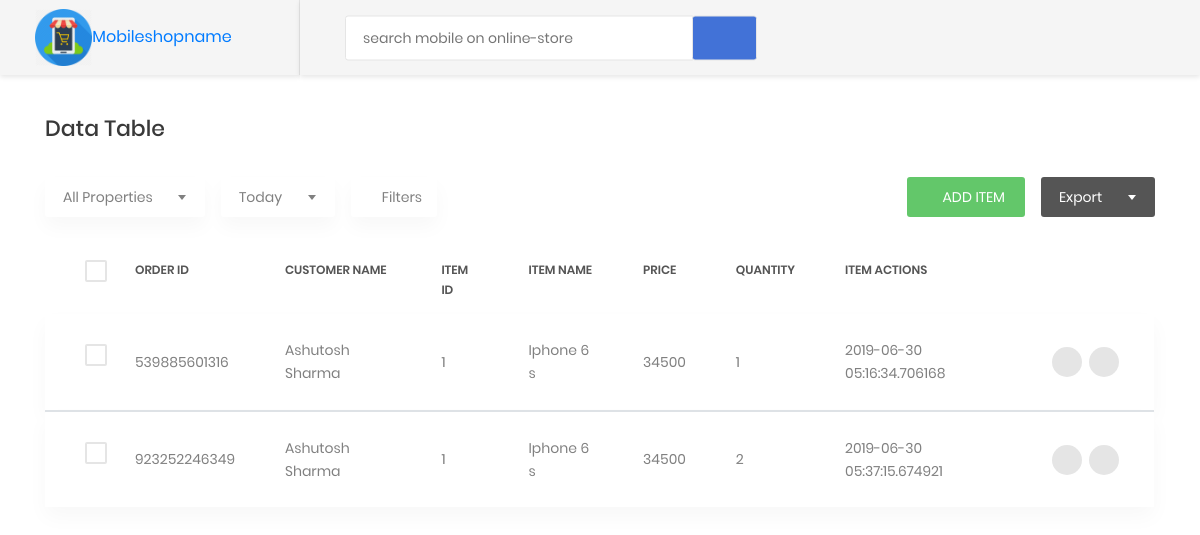
/vieworders, run on an earlier commit of the app's database.
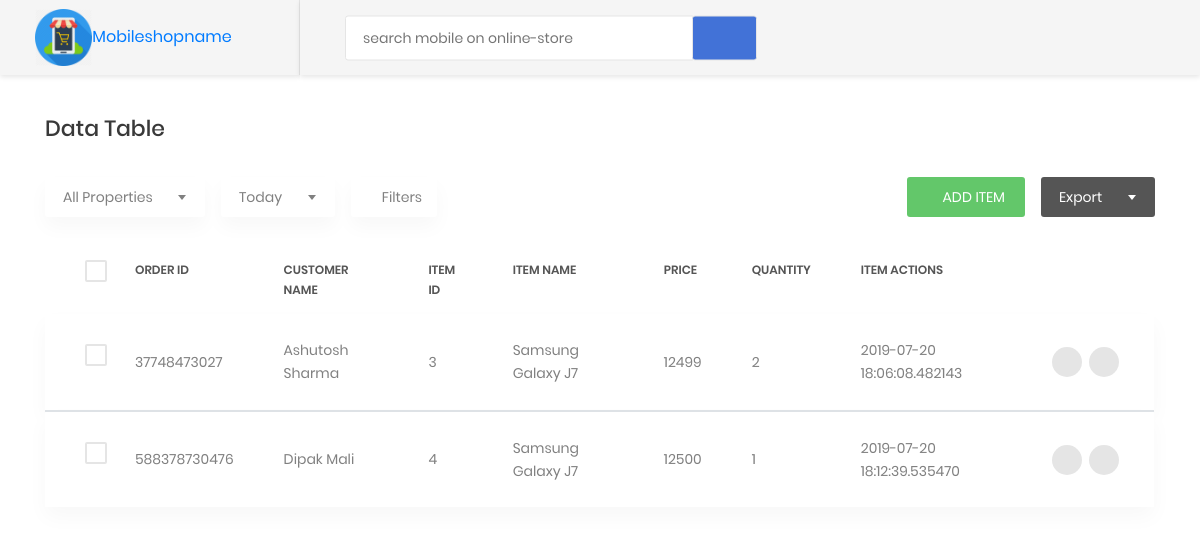
And on a later commit of the database.
### models/create_models.py (models this page shows, shortened)
class SalesItems(db.Model):
    __tablename__ = 'sales_items'
    id = db.Column(db.Integer(), primary_key=True)
    c_id = db.Column(db.Integer(), db.ForeignKey('customers.c_id', ondelete='CASCADE'))
    i_id = db.Column(db.Integer(), db.ForeignKey('items.i_id', ondelete='CASCADE'))
    sale_quantity=db.Column(db.String(255),nullable=False)
    sale_date = db.Column(db.DateTime, nullable=False, default=datetime.utcnow)
    customer = db.relationship('Customer', backref=db.backref("sales_items", cascade="all, delete-orphan"))
    item = db.relationship('Items', backref=db.backref("sales_items", cascade="all, delete-orphan"))

class Customer(db.Model):
    __tablename__='customers'
    c_id = db.Column(db.Integer,primary_key=True)
    customer_name = db.Column(db.String(255),nullable=False)
    c_address =db.Column(db.String(255),nullable=False)
    c_mobileno=db.Column(db.Integer,nullable=False)
    c_email=db.Column(db.String(255),nullable=False)
    register_date=db.Column(db.DateTime, nullable=False, default=datetime.utcnow)
    modified_date = db.Column(db.DateTime, nullable=False, default=datetime.utcnow, onupdate=datetime.utcnow)
    sales=db.relationship("SalesItems",backref="customers",lazy=True)

class Items(db.Model):
    __tablename__='items'
    i_id=db.Column(db.Integer,primary_key=True)
    item_name=db.Column(db.String(255),nullable=False)
    item_quantity=db.Column(db.String(255),nullable=False)
    item_price=db.Column(db.String(255),nullable=False)
    barcode = db.Column(db.LargeBinary)
    purchase_date = db.Column(db.DateTime, nullable=False, default=datetime.utcnow)
    modified_date=db.Column(db.DateTime, nullable=False, default=datetime.utcnow, onupdate=datetime.utcnow)
    sales = db.relationship("SalesItems", backref="items")
    __table_args__ = (CheckConstraint(item_quantity > -1 ),{})

### orders/orders.py (the view)
@order.route('/vieworders')
def vieworders():
    orders = SalesItems.query.all()
    sum = 0
    for order in orders:
        bill = Bill.query.filter_by(o_id=int(order.id)).first()
        sum += int(bill.bill_amount)
    bills = Bill.query.all()
    return render_template('static priya mobile/orders/vieworders.html',orders=orders,bills=bills)

### customers/customers.py (called while the page is built)
@customer.before_app_request
def load_logged_in_user():
    user_id = session.get('user_id')
    if user_id is None:
        g.user = None
    else:
        g.user = User.query.filter_by(id=user_id).first()

### users/adduser.py (called while the page is built)
@auth.before_app_request
def load_logged_in_user():
    user_id = session.get('user_id')
    if user_id is None:
        g.user = None
    else:
        g.user = User.query.filter_by(id=user_id).first()
        print(g.user.role,".........role")

### templates/static priya mobile/orders/vieworders.html (shortened to what this page needs)
{% extends 'static priya mobile/base1.html' %}
{% block content %}
                        <div class="row">
                            <div class="col-md-12">
                                <h3 class="title-5 m-b-35">data table</h3>
                                <div class="table-data__tool">
                                    <div class="table-data__tool-left">
                                        <div class="rs-select2--light rs-select2--md">
                                        </div>
                                        <div class="rs-select2--light rs-select2--sm">
                                        </div>
                                        <button class="au-btn-filter">
                                            <i class="zmdi zmdi-filter-list"></i>filters</button>
                                    </div>
                                    <div class="table-data__tool-right">
                                        <button class="au-btn au-btn-icon au-btn--green au-btn--small">
                                            <i class="zmdi zmdi-plus"></i>add item</button>
                                        <div class="rs-select2--dark rs-select2--sm rs-select2--dark2">
                                        </div>
                                    </div>
                                </div>
                                <div class="table-responsive table-responsive-data2">
                                    <table class="table table-data2" id="myTable">
                                        <thead>
                                            <tr>
                                                <th>
                                                    <label class="au-checkbox">
                                                        <span class="au-checkmark"></span>
                                                    </label>
                                                </th>
                                                <th>Order ID</th>
                                                <th>Customer Name</th>
                                                <th>Item ID</th>
                                                <th>Item Name</th>
                                                <th>Price</th>
                                                <th>Quantity</th>
                                                <th>Item Actions</th>
                                            </tr>
                                        </thead>
                                        {% for order in orders %}
                                        <tbody>
                                            <tr class="tr-shadow">
                                                <td>
                                                    <label class="au-checkbox">
                                                        <span class="au-checkmark"></span>
                                                    </label>
                                                </td>
                                                <td>
                                                    {{ order.id }}
                                                </td>
                                                <td>
                                                    {{ order.customers.customer_name }}
                                                </td>
                                                <td>
                                                    {{ order.i_id }}
                                                </td>
                                                <td>
                                                    {{ order.items.item_name }}
                                                </td>
                                                <td>
                                                    {{ order.items.item_price }}
                                                </td>
                                                <td>
                                                    {{ order.sale_quantity }}
                                                </td>
                                                <td>
                                                    {{ order.sale_date }}
                                                </td>
                                                <td>
                                                    <div class="table-data-feature">
                                                        <a href="{{ url_for('item.deleteorders' , id=order.id) }}"><button class="item" data-toggle="tooltip" data-placement="top" title="Delete">
                                                            <i class="zmdi zmdi-delete"></i>
                                                        </button></a>&nbsp;&nbsp;
                                                        <button class="item" data-toggle="tooltip" data-placement="top" title="More">
                                                            <i class="zmdi zmdi-more"></i>
                                                        </button>
                                                    </div>
                                                </td>
                                            </tr>
                                        </tbody>
                                        {% endfor %}
                                    </table>
                                </div>
          {% endblock %}

### templates/static priya mobile/base1.html (shortened to what this page needs)
<!DOCTYPE html>
<html lang="en">
<head>
    <link href="{{ url_for('static', filename='css/font-face.css') }}" rel="stylesheet" media="all">
    <link href="{{ url_for('static', filename = 'vendor/font-awesome-4.7/css/font-awesome.min.css') }}" rel="stylesheet" media="all">
    <link href="{{ url_for('static', filename = 'vendor/font-awesome-5/css/fontawesome-all.min.css') }}" rel="stylesheet" media="all">
    <link href="{{ url_for('static', filename = 'vendor/mdi-font/css/material-design-iconic-font.min.css') }}" rel="stylesheet" media="all">
    <link href="{{ url_for('static', filename = 'vendor/bootstrap-4.1/bootstrap.min.css') }}" rel="stylesheet" media="all">
    <link href="{{ url_for('static', filename = 'vendor/animsition/animsition.min.css') }}" rel="stylesheet" media="all">
    <link href="{{ url_for('static', filename =  'vendor/bootstrap-progressbar/bootstrap-progressbar-3.3.4.min.css') }}" rel="stylesheet" media="all">
    <link href="{{ url_for('static', filename = 'vendor/wow/animate.css') }}" rel="stylesheet" media="all">
    <link href="{{ url_for('static', filename = 'vendor/css-hamburgers/hamburgers.min.css') }}" rel="stylesheet" media="all">
    <link href="{{ url_for('static', filename = 'vendor/slick/slick.css" rel="stylesheet') }}" media="all">
    <link href="{{ url_for('static', filename = 'vendor/select2/select2.min.css') }}" rel="stylesheet" media="all">
    <link href="{{ url_for('static', filename = 'vendor/perfect-scrollbar/perfect-scrollbar.css') }}" rel="stylesheet" media="all">
    <link href="{{ url_for('static', filename = 'css/theme.css') }}" rel="stylesheet" media="all">
</head>
<body class="animsition">
    <div class="page-wrapper">
        <aside class="menu-sidebar d-none d-lg-block">
            <div class="logo">
                <a href="#">
                    <img src="{{ url_for('static',filename='images/icon/mshop.png') }}" alt="mobileshop" id="i1"/>Mobileshopname
                </a>
            </div>
        </aside>
        <div class="page-container">
            <header class="header-desktop">
                <div class="section__content section__content--p30">
                    <div class="container-fluid">
                        <div class="header-wrap">
                            <form class="form-header" action="" method="POST">
                                <input class="au-input au-input--xl" type="text" name="search" placeholder="search mobile on online-store" />
                                <button class="au-btn--submit" type="submit">
                                    <a href="https://www.amazon.in/s/ref=nb_sb_noss_2?url=search-alias%3Daps&field-keywords=Apple&rh=i%3Aaps%2Ck%3AApple"><i class="zmdi zmdi-search"></i></a>
                                </button>
                            </form>
                                </div>
                            </div>
                        </div>
                    </div>
                </div>
            <div class="main-content">
                <div class="section__content section__content--p30">
                    <div class="container-fluid">
                       {% block content %}
                        {% endblock %}
                    </div>
                </div>
            </div>
    </div>
</body>
</html>

### templates/static priya mobile/base1.html (style rules this page uses)
#i1 { max-width: 25%; height: 20; }

What changed in the data, as far as the page shows it:
removed SalesItems: id "539885601316", customers.customer_name "Ashutosh Sharma", i_id "1", items.item_name "Iphone 6 s", items.item_price "34500", sale_quantity "1", sale_date "2019-06-30 05:16:34.706168"
removed SalesItems: id "923252246349", customers.customer_name "Ashutosh Sharma", i_id "1", items.item_name "Iphone 6 s", items.item_price "34500", sale_quantity "2", sale_date "2019-06-30 05:37:15.674921"
added SalesItems: id "37748473027", customers.customer_name "Ashutosh Sharma", i_id "3", items.item_name "Samsung Galaxy J7", items.item_price "12499", sale_quantity "2", sale_date "2019-07-20 18:06:08.482143"
added SalesItems: id "588378730476", customers.customer_name "Dipak Mali", i_id "4", items.item_name "Samsung Galaxy J7", items.item_price "12500", sale_quantity "1", sale_date "2019-07-20 18:12:39.535470"
